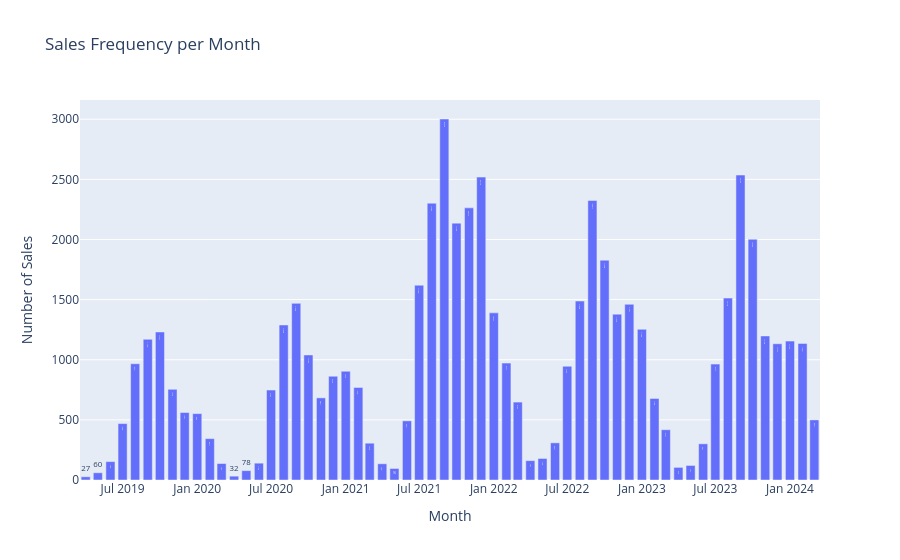

Notebook cell for this chart:
### Code cell
import plotly.express as px

# Count number of sales per month
sales_per_month = df2.groupby("Year-Month")["Particulars_id"].count().reset_index()
sales_per_month.columns = ["Year-Month", "Sales_Count"]

# Convert Year-Month to string for proper visualization
sales_per_month["Year-Month"] = sales_per_month["Year-Month"].astype(str)

# Create an interactive bar chart

# Export the plot as an HTML file
fig.write_html("sales_frequency_per_month.html")
fig = px.bar(sales_per_month, x="Year-Month", y="Sales_Count", 
             title="Sales Frequency per Month", 
             labels={"Year-Month": "Month", "Sales_Count": "Number of Sales"},
             text_auto=True)

# Show the plot
fig.show()

### Figure 1 — Plotly figure (JSON) as saved in the notebook; plotly's stock layout.template omitted (floating-point values rounded to 4 significant figures)
{"data": [{"alignmentgroup": "True", "hovertemplate": "Month=%{x}<br>Number of Sales=%{y}<extra></extra>", "legendgroup": "", "marker": {"color": "#636efa", "pattern": {"shape": ""}}, "name": "", "offsetgroup": "", "orientation": "v", "showlegend": false, "textposition": "auto", "texttemplate": "%{y}", "type": "bar", "x": ["2019-04", "2019-05", "2019-06", "2019-07", "2019-08", "2019-09", "2019-10", "2019-11", "2019-12", "2020-01", "2020-02", "2020-03", "2020-04", "2020-05", "2020-06", "2020-07", "2020-08", "2020-09", "2020-10", "2020-11", "2020-12", "2021-01", "2021-02", "2021-03", "2021-04", "2021-05", "2021-06", "2021-07", "2021-08", "2021-09", "2021-10", "2021-11", "2021-12", "2022-01", "2022-02", "2022-03", "2022-04", "2022-05", "2022-06", "2022-07", "2022-08", "2022-09", "2022-10", "2022-11", "2022-12", "2023-01", "2023-02", "2023-03", "2023-04", "2023-05", "2023-06", "2023-07", "2023-08", "2023-09", "2023-10", "2023-11", "2023-12", "2024-01", "2024-02", "2024-03"], "xaxis": "x", "y": [27, 60, 153, 469, 967, 1170, 1231, 754, 561, 552, 344, 137, 32, 78, 140, 748, 1289, 1469, 1040, 683, 863, 904, 770, 306, 135, 96, 492, 1620, 2302, 3002, 2136, 2263, 2519, 1390, 972, 648, 161, 179, 309, 946, 1488, 2324, 1828, 1379, 1461, 1253, 678, 418, 105, 121, 301, 964, 1513, 2536, 2002, 1198, 1133, 1155, 1136, 500], "yaxis": "y"}], "layout": {"barmode": "relative", "legend": {"tracegroupgap": 0}, "title": {"text": "Sales Frequency per Month"}, "xaxis": {"anchor": "y", "domain": [0, 1], "title": {"text": "Month"}}, "yaxis": {"anchor": "x", "domain": [0, 1], "title": {"text": "Number of Sales"}}}}
